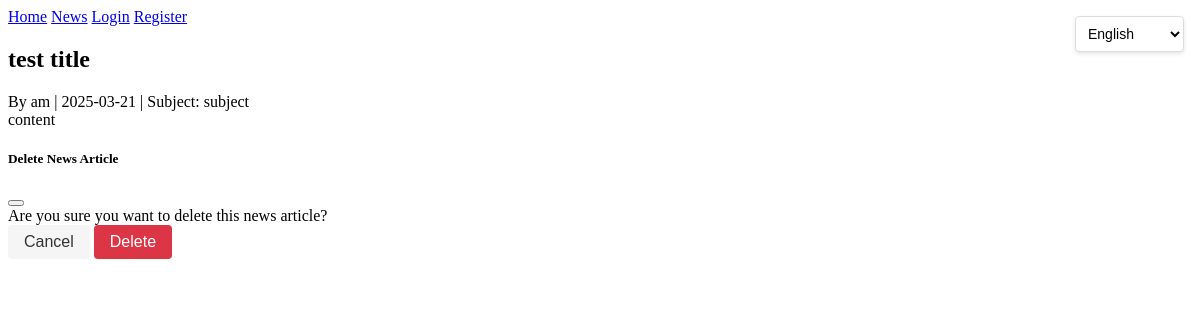
The page /news/2 on the database its author committed.
### app/models.py (models this page shows, shortened)
class News(db.Model):
    id = db.Column(db.Integer, primary_key=True)
    title = db.Column(db.String(200), nullable=False)
    content = db.Column(db.Text, nullable=False)
    subject = db.Column(db.String(100), nullable=False)
    author_id = db.Column(db.Integer, db.ForeignKey('user.id'), nullable=False)
    created_at = db.Column(db.DateTime, default=datetime.utcnow)
    updated_at = db.Column(db.DateTime, default=datetime.utcnow, onupdate=datetime.utcnow)
    author = db.relationship('User', backref='news_articles')

class User(UserMixin, db.Model):
    id = db.Column(db.Integer, primary_key=True)
    username = db.Column(db.String(64), unique=True, nullable=False)
    email = db.Column(db.String(120), unique=True, nullable=False)
    password_hash = db.Column(db.String(128))
    bio = db.Column(db.Text)
    avatar = db.Column(db.String(20))
    location = db.Column(db.String(100))
    website = db.Column(db.String(200))
    newsletter_subscription = db.Column(db.Boolean, default=False)
    created_at = db.Column(db.DateTime, default=datetime.utcnow)
    updated_at = db.Column(db.DateTime, default=datetime.utcnow, onupdate=datetime.utcnow)
    is_admin = db.Column(db.Boolean, default=False)
    active = db.Column(db.Boolean, default=True)
    role_id = db.Column(db.Integer, db.ForeignKey('role.id'))
    posts = db.relationship('Post', backref='author', lazy=True)
    comments = db.relationship('Comment', backref='author', lazy=True)

### app/routes/news.py (the view)
@bp.route('/<int:news_id>')
def view(news_id):
    news = News.query.get_or_404(news_id)
    return render_template('news/view.html', news=news)

### app/routes/main.py (called while the page is built)
@bp.app_context_processor
def inject_models():
    return dict(
        Comment=Comment,
        Permission=Permission
    )

### app/templates/news/view.html (shortened to what this page needs)
{% extends "base.html" %}
{% block content %}
<div class="container mt-4">
    <article>
        <h1>{{ news.title }}</h1>
        <div class="text-muted mb-4">
            <span>By {{ news.author.username }}</span> |
            <span>{{ news.created_at.strftime('%Y-%m-%d') }}</span> |
            <span>Subject: {{ news.subject }}</span>
        </div>
        <div class="content mb-4">
            {{ news.content }}
        </div>
    </article>
</div>
<div class="modal fade" id="deleteModal" tabindex="-1">
    <div class="modal-dialog">
        <div class="modal-content">
            <div class="modal-header">
                <h5 class="modal-title">Delete News Article</h5>
                <button type="button" class="btn-close" data-bs-dismiss="modal"></button>
            </div>
            <div class="modal-body">
                Are you sure you want to delete this news article?
            </div>
            <div class="modal-footer">
                <button type="button" class="btn btn-secondary" data-bs-dismiss="modal">Cancel</button>
                <form action="{{ url_for('news.delete', news_id=news.id) }}" method="POST" style="display: inline;">
                    <button type="submit" class="btn btn-danger">Delete</button>
                </form>
            </div>
        </div>
    </div>
</div>
{% endblock %}

### app/static/style.css (style rules this page uses)
.btn { display: inline-block; padding: 0.75rem 1.5rem; border: none; border-radius: 4px; font-size: 1rem; cursor: pointer; transition: background-color 0.2s; }
.btn-secondary { background-color: #6c757d; color: white; }
.btn-danger { background: #dc3545; color: white; }
.btn { display: inline-flex; align-items: center; gap: 0.5rem; padding: 0.5rem 1rem; border: none; border-radius: 4px; font-size: 1rem; cursor: pointer; text-decoration: none; transition: background-color 0.2s ease; }
.btn-secondary { background-color: #f5f5f5; color: #333; }

### rows shown on the page
News: title "test title", created_at "2025-03-21", subject "subject", content "content"
User: author.username "am"
